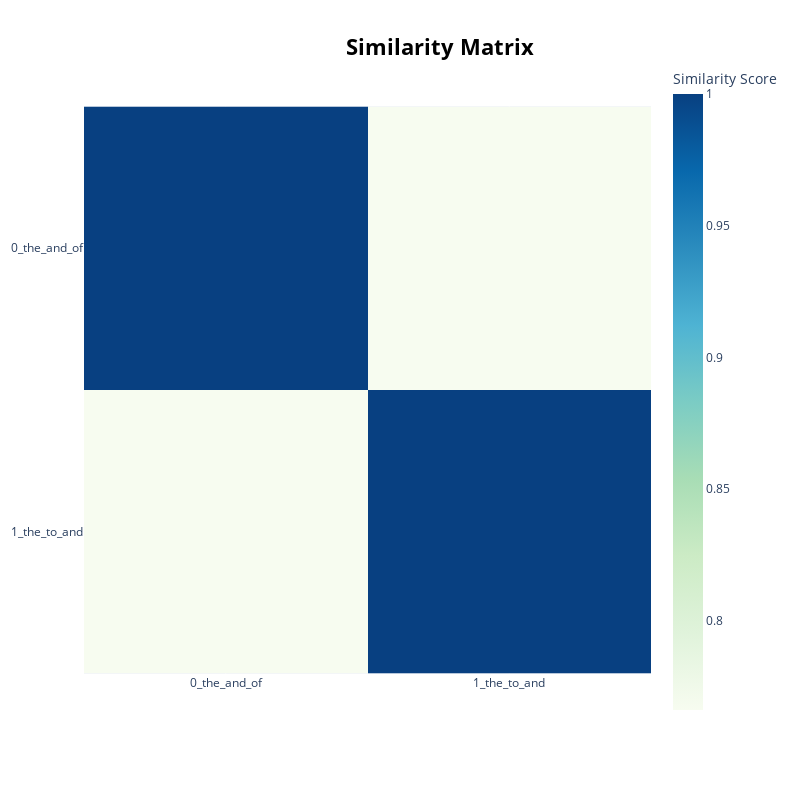

Notebook cell for this chart:
### Code cell
topic_model.visualize_heatmap()

### Figure 1 — Plotly figure (JSON) as saved in the notebook; plotly's stock layout.template omitted (floating-point values rounded to 4 significant figures)
{"data": [{"coloraxis": "coloraxis", "hovertemplate": "x: %{x}<br>y: %{y}<br>Similarity Score: %{z}<extra></extra>", "name": "0", "type": "heatmap", "x": ["0_the_and_of", "1_the_to_and"], "xaxis": "x", "y": ["0_the_and_of", "1_the_to_and"], "yaxis": "y", "z": [[1.0, 0.7661], [0.7661, 1.0]]}], "layout": {"coloraxis": {"colorbar": {"title": {"text": "Similarity Score"}}, "colorscale": [[0, "rgb(247,252,240)"], [0.125, "rgb(224,243,219)"], [0.25, "rgb(204,235,197)"], [0.375, "rgb(168,221,181)"], [0.5, "rgb(123,204,196)"], [0.625, "rgb(78,179,211)"], [0.75, "rgb(43,140,190)"], [0.875, "rgb(8,104,172)"], [1, "rgb(8,64,129)"]]}, "height": 800, "hoverlabel": {"bgcolor": "white", "font": {"family": "Rockwell", "size": 16}}, "legend": {"title": {"text": "Trend"}}, "margin": {"t": 60}, "showlegend": true, "title": {"font": {"color": "Black", "size": 22}, "text": "<b>Similarity Matrix</b>", "x": 0.55, "xanchor": "center", "y": 0.95, "yanchor": "top"}, "width": 800, "xaxis": {"anchor": "y", "constrain": "domain", "domain": [0, 1], "scaleanchor": "y"}, "yaxis": {"anchor": "x", "autorange": "reversed", "constrain": "domain", "domain": [0, 1]}}}
